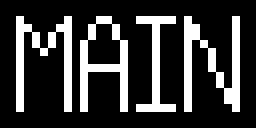
#> input picture util/Layers.gif, 32 x 16 px (shown 8 times larger); its folder holds only this picture in this run
$ python gif_to_ss.py
#> lines starting #> are read from the running program, lines starting #| are printed output that depends on the picture; after the words box and inside, x2 and y2 are one past the last pixel; in counts of white or black regions, pixels touching at a corner belong together
from os import listdir
from PIL import Image

OUTPUT_SIZE = (32, 16) # The output size of each frame (or tile or Sprite) of the animation
MONOCHROME = True # Do you want the output file to be b/w?

for file in listdir():
    if file.endswith('.gif'):
        gif = Image.open(file)
#> gif is the input picture: PIL image 32x16 P; mean R, G, B, A 56.3, 56.3, 56.3, 255
        print(f"Size: {gif.size}")
#| Size: (32, 16)
        print(f"Frames: {gif.n_frames}")
#| Frames: 7

        if MONOCHROME:
            output = Image.new("1", (OUTPUT_SIZE[0] * gif.n_frames, OUTPUT_SIZE[1]), 0)
#> output: PIL image 224x16 1; every value is 0
        else:
            output = Image.new("RGB", (OUTPUT_SIZE[0] * gif.n_frames, OUTPUT_SIZE[1]))

        output_filename = f"icon_{gif.n_frames}_frames.bmp"
#> output_filename = 'icon_7_frames.bmp'

        for frame in range(0,gif.n_frames):
            gif.seek(frame)
            extracted_frame = gif.resize(OUTPUT_SIZE)
            position = (OUTPUT_SIZE[0]*frame, 0)
            output.paste(extracted_frame, position)
#> this loop made 7 passes
#> pass 2, `extracted_frame = gif.resize(OUTPUT_SIZE)`:
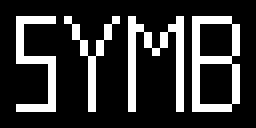
#> extracted_frame: PIL image 32x16 RGBA (shown 8 times larger); mean R, G, B, A 52.3, 52.3, 52.3, 255
#> pass 3, `extracted_frame = gif.resize(OUTPUT_SIZE)`:
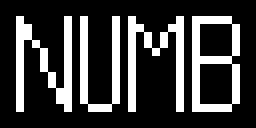
#> extracted_frame: PIL image 32x16 RGBA (shown 8 times larger); mean R, G, B, A 61.3, 61.3, 61.3, 255
#> after the loop:
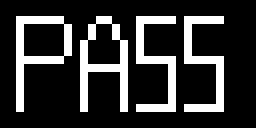
#> extracted_frame: PIL image 32x16 RGBA (shown 8 times larger); mean R, G, B, A 50.8, 50.8, 50.8, 255
#> after the loop:
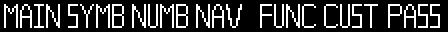
#> output: PIL image 224x16 1 (shown 2 times larger); 20.2% white in thin lines or dots, all inside (x1, y1, x2, y2) = (2, 2, 220, 14)

        if not MONOCHROME:
            output = output.convert("P", colors = 8)
        output.save(output_filename)
